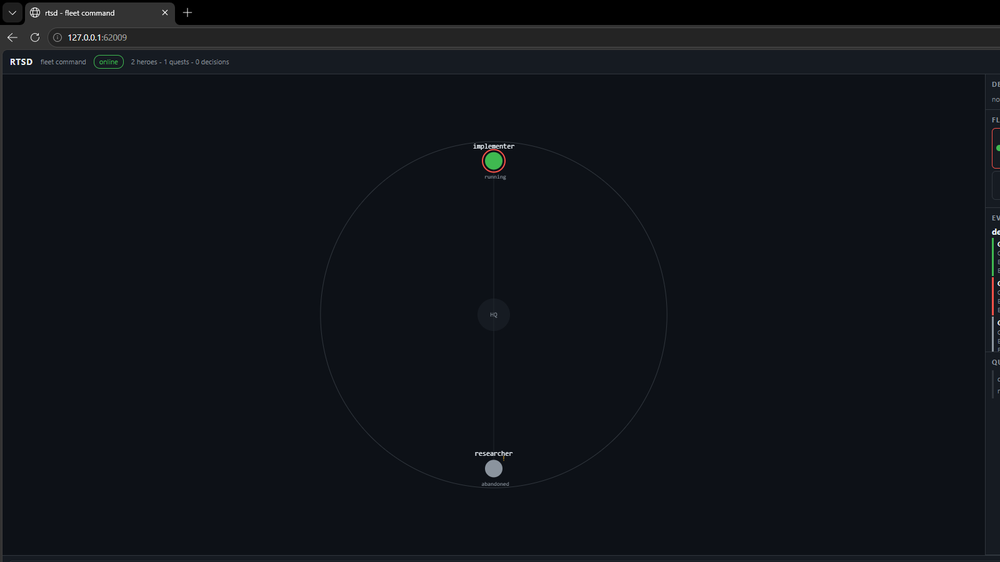
#> input picture .devin/scratch/agentcraft-rts/ui-shot-t08.png, 1000 x 562 px, shrunk from 1600 x 900 before the run
$ python -i contour.py   (imports and definitions only)
#> lines starting #> are read from the running program, lines starting #| are printed output that depends on the picture
#> further down, picture is the input picture: PIL image 1000x562 RGBA; mean R, G, B, A 15.4, 19.1, 24.6, 255
"""Contour — luminance band contours. Site params: fillMode(filled|lines),
levels 3..20, lineThickness .5..3, mode, lineColor, bg."""
import numpy as np
from PIL import Image, ImageFilter


def _hex_rgb(c):
    c = c.lstrip("#") if isinstance(c, str) else c
    return tuple(int(c[i:i + 2], 16) for i in (0, 2, 4)) if isinstance(c, str) else tuple(c)


def apply(img, fillMode="filled", levels=6, lineThickness=1.0,
          mode="original", lineColor="#ffffff", bg="#000000", **_):
#> called with fillMode = 'filled', levels = 6, lineThickness = 1, mode = 'original', lineColor = '#ffffff', bg = '#000000'
    src = img.convert("RGB")
    levels = max(3, min(20, int(levels)))
    arr = np.asarray(src, dtype=np.float32)
    lum = np.asarray(src.convert("L"), dtype=np.float32) / 255.0
    band = (lum * levels).astype(np.int32)
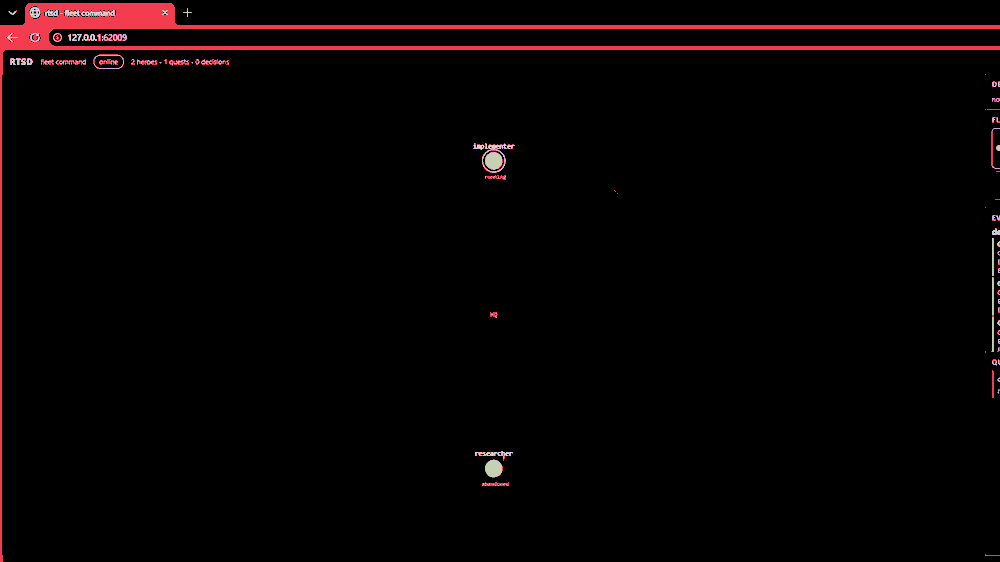
#> band: shape (562, 1000) int32; 6 distinct labels, from 0 to 5; one colour per label, 0 black
    edge = (np.diff(band, axis=0, prepend=band[:1]) != 0) | \
           (np.diff(band, axis=1, prepend=band[:, :1]) != 0)
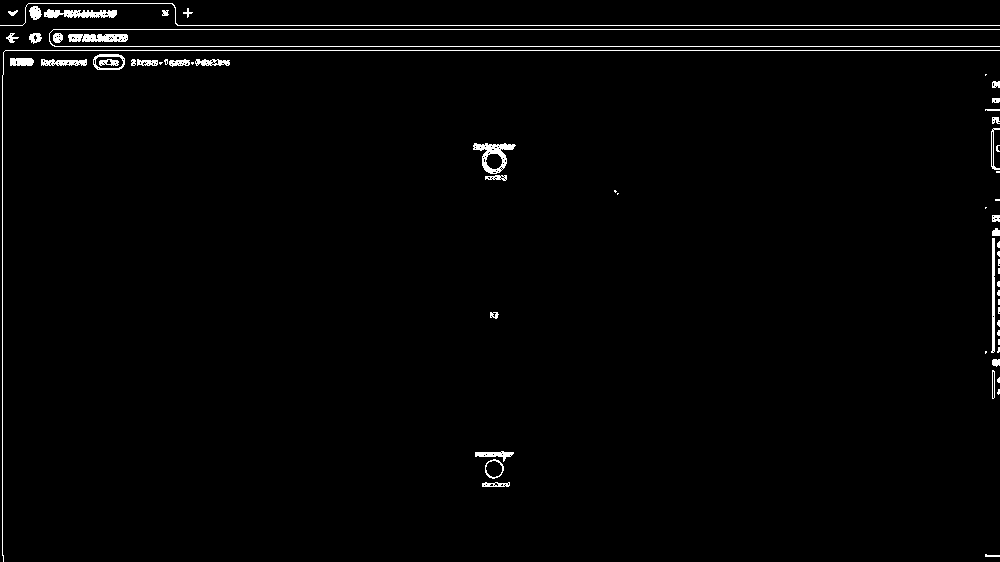
#> edge: shape (562, 1000) bool; 1.6% white in thin lines or dots
    if lineThickness > 1:
        e = Image.fromarray(edge.astype(np.uint8) * 255)
        e = e.filter(ImageFilter.MaxFilter(int(lineThickness) * 2 + 1))
        edge = np.asarray(e) > 0
    if fillMode == "filled":
        t = band / levels
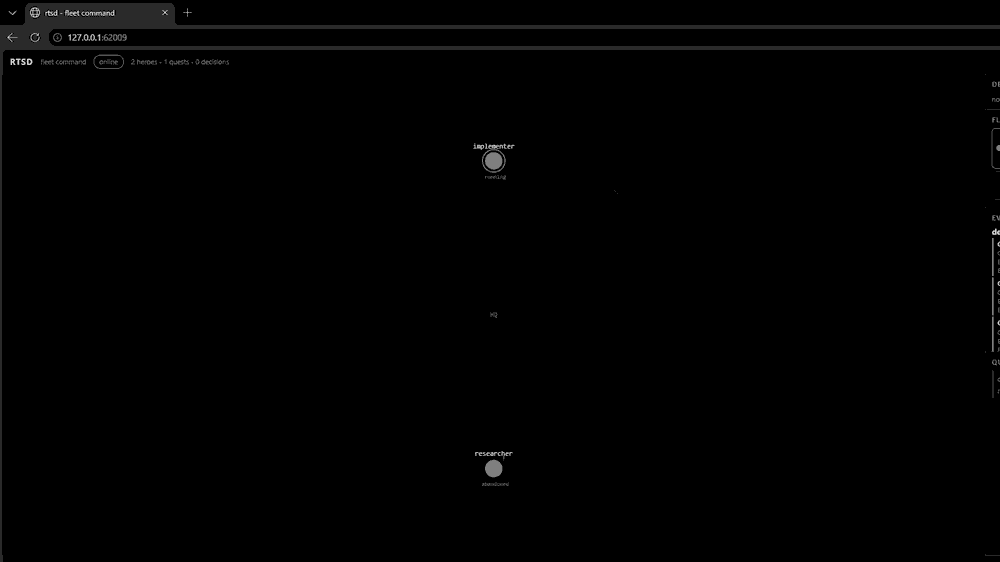
#> t: shape (562, 1000) float64; min 0, max 0.833, mean 0.00597
        if mode == "mono":
            lc, bc = np.array(_hex_rgb(lineColor), np.float32), np.array(_hex_rgb(bg), np.float32)
            out = bc[None, None] + t[..., None] * (lc - bc)[None, None]
        else:
            out = arr * (t / np.clip(lum, 1e-3, None))[..., None]
        out[edge] = _hex_rgb(lineColor) if mode == "mono" else np.clip(out[edge] * 0.5, 0, 255)
    else:
        out = np.tile(np.array(_hex_rgb(bg), np.float32), (*lum.shape, 1))
        col = np.array(_hex_rgb(lineColor), np.float32) if mode == "mono" else arr
        out[edge] = col[edge]
    return Image.fromarray(np.clip(out, 0, 255).astype(np.uint8))

>>> from PIL import Image
>>> picture = Image.open('../../../.devin/scratch/agentcraft-rts/ui-shot-t08.png')
>>> result = apply(picture)
